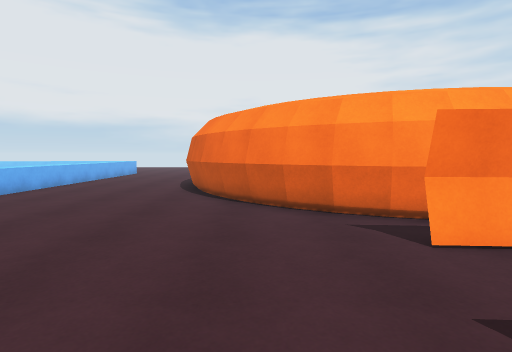
view 1 (above)

24 first-person views from a walk through a Unity game level. The camera is 1.3 m above the floor, tilts 4° down and sees 80° across. The floor is counted in squares, 1 m on a side. Each view is taken from the middle of a square. On the plan, view 1 faces up. The plan holds only what a view shows up to about 14 squares ahead; the rest is blank. The place goes on beyond the plan. The player character is not drawn. Some animated figures are left out.

view 2
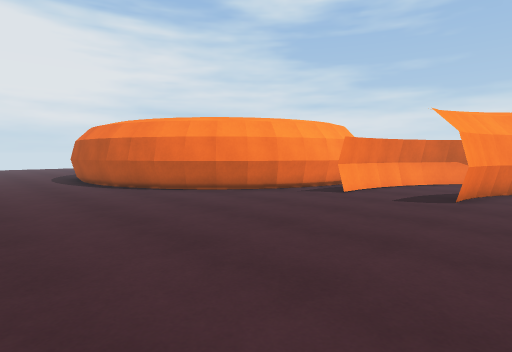

view 3
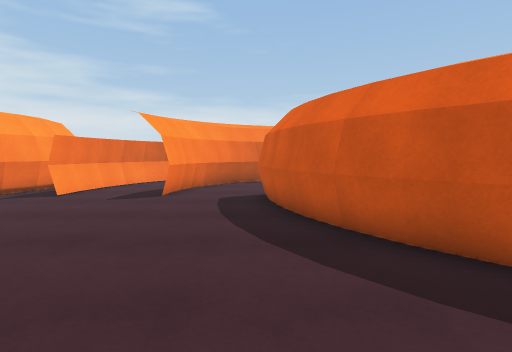

view 4
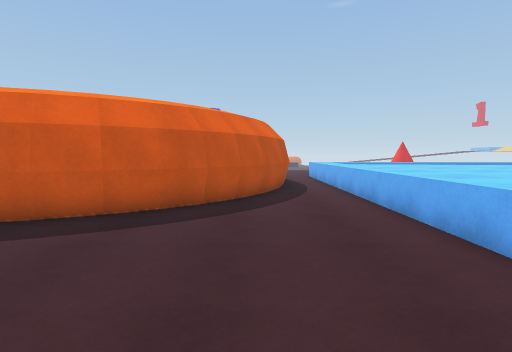

view 5
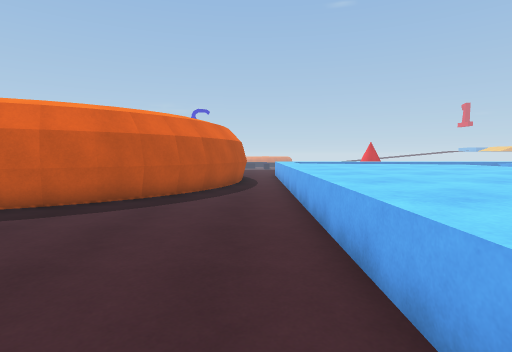

view 6
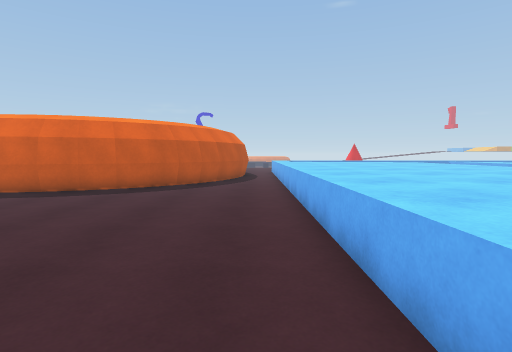

view 7
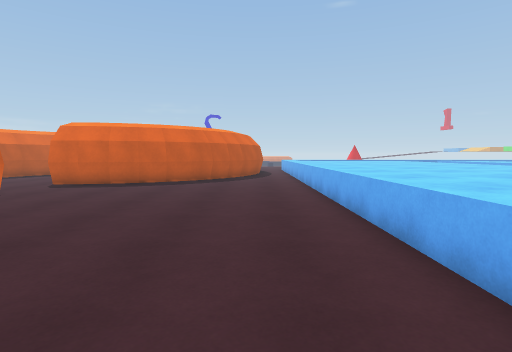

view 8
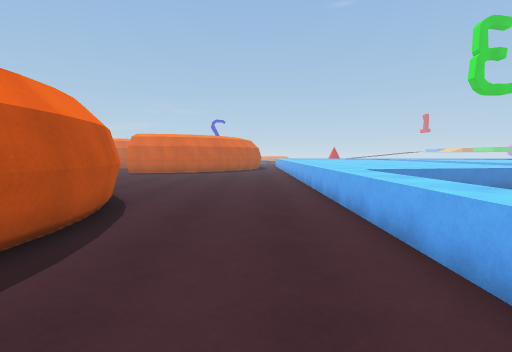

view 9
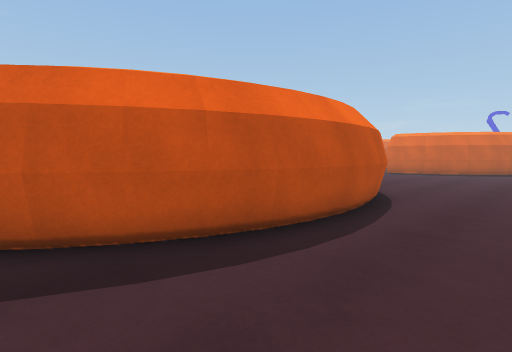

view 10
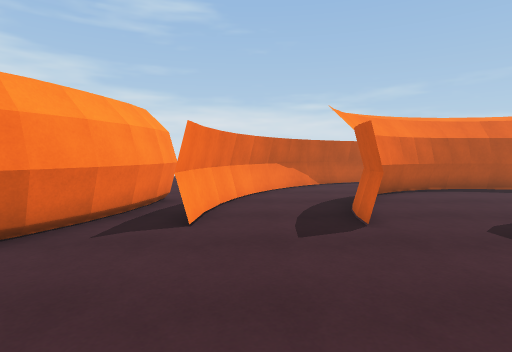

view 11
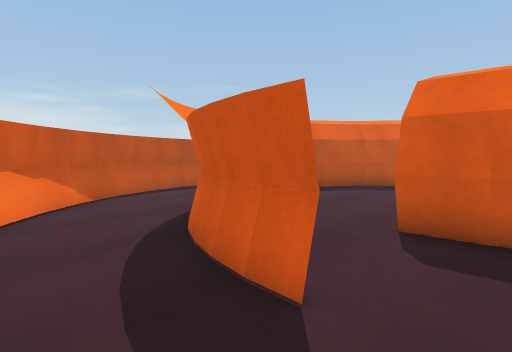

view 12
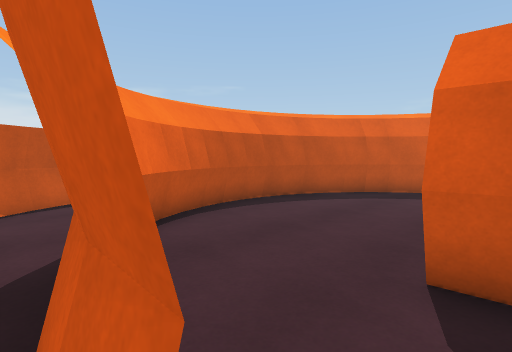

view 13
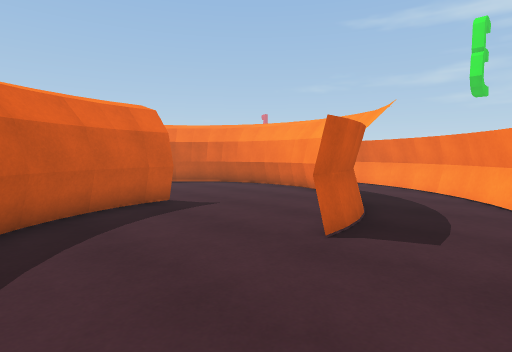

view 14
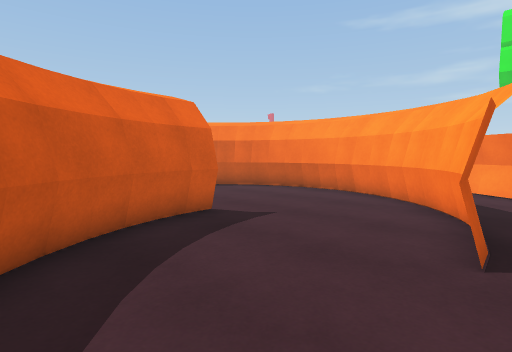

view 15
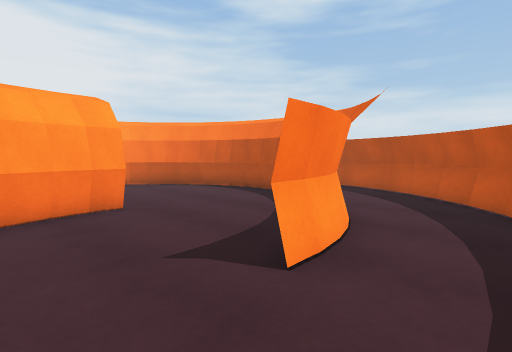

view 16
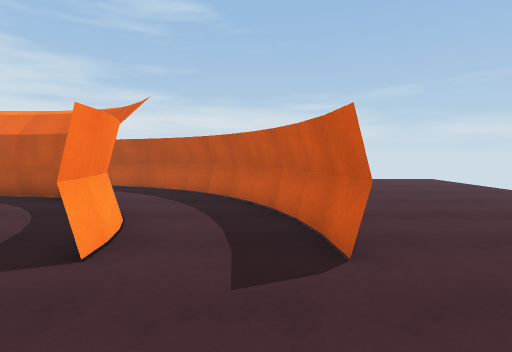

view 17
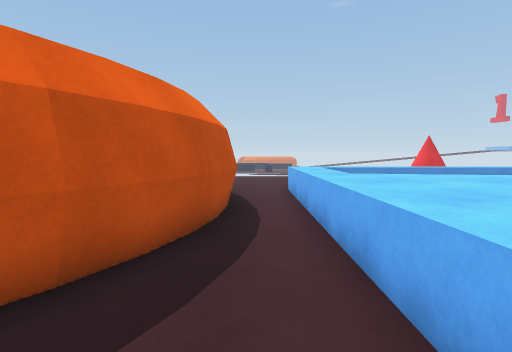

view 18
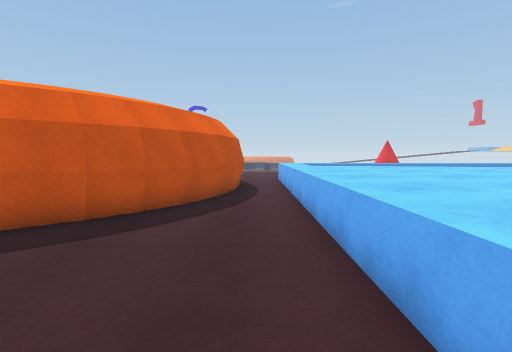

view 19
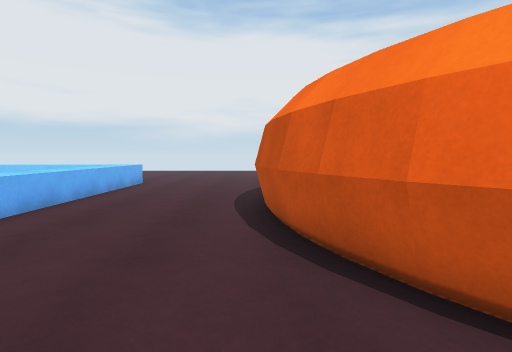

view 20
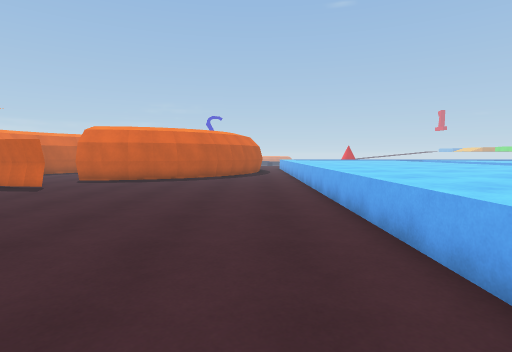

view 21
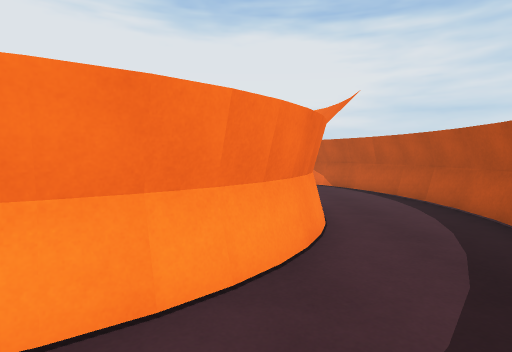

view 22
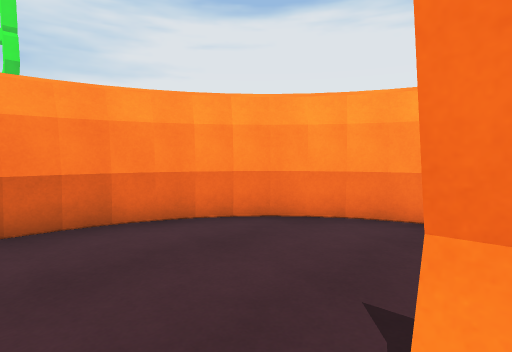

view 23
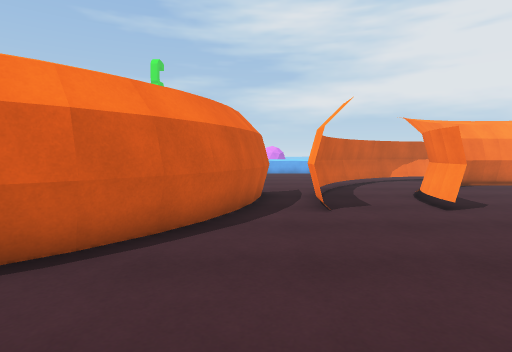

view 24
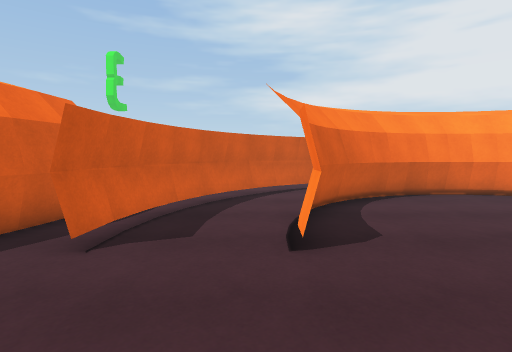

### Floor plan
Key: @ floor where view 1 was taken; # wall or solid block; . main floor; : floor 0.75 m higher than the main floor; = window, fence, low wall or low ledge; T thing the floor can be seen under or through.
Columns run from 15 left of view 1 to 13 right of it. Each row starts with its distance up from view 1.
 20      ==.......#
 19       =......T#
 18       =......T.
 17       =.....TT
 16       =.....T. .#
 15       =.....T. ##.
 14       =.....T. #...
 13       =.....T. ##...
 12       =.....T. .#...
 11       =.....T#..##.....
 10       =......#...##.....
  9   :::::......##...###...
  8  ::::::.......##..........
  7  ::::::........###........
  6  ::::::..........##TT......
  5   :::::.............TT.....
  4   :::::...........TTTTT.... .
  3  ::::::...............##...
  2  ::::::................##..
  1  ::::::...........##....##
  0  ::::::........@...###...##
 -1  ::::::..............TT...#
 -2  ::::::........TTT....TT..##
 -3  ::::::......TTT.......T...#
 -4  ::::::.....TT.........T...#
 -5  ::::::....TT..........T...#
 -6  ::::::...TT...TT#.....T...#
 -7  ::::::..##...TT.......T...#
 -8  ::::::..#...TT.......TT..##
 -9  ::::::..#...T.......TT...#
-10 ====#::..#..T .....TTT...##
-11    .===..# .T.....#T....##
-12       =..# .#..........##
-13       =..   ##.......###
-14       =..   .#....####
-15 ========.   .##.......

Positions as (right, up) in squares from view 1, and headings:
1: (0, 0), facing up
2: (-7, -1), facing up-right
3: (-7, -2), facing right
4: (-5, 3), facing down
5: (-7, 4), facing down
6: (-7, 8), facing down
7: (-6, 11), facing down
8: (-6, 19), facing down
9: (-6, 20), facing down-right
10: (-3, 3), facing right
11: (1, 3), facing down-right
12: (2, 1), facing down-right
13: (7, -3), facing down-left
14: (7, -5), facing down-left
15: (0, -13), facing up-right
16: (-1, -13), facing right
17: (-7, -4), facing down
18: (-7, 1), facing down
19: (-3, 7), facing up
20: (-6, 13), facing down
21: (7, -12), facing up
22: (3, -12), facing up-left
23: (13, 4), facing left
24: (10, 8), facing left
